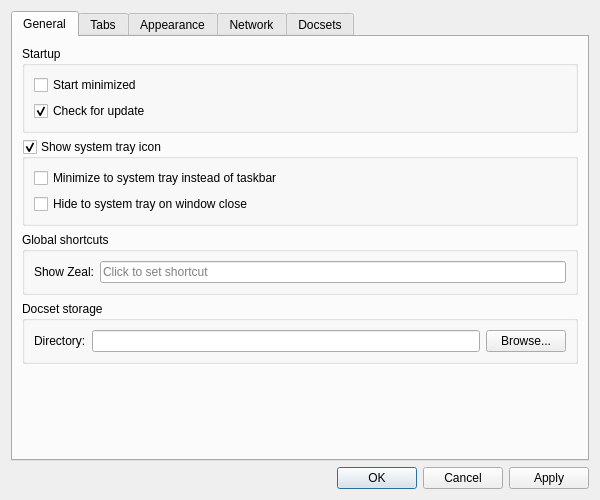
<?xml version="1.0" encoding="UTF-8"?>
<ui version="4.0">
 <class>SettingsDialog</class>
 <widget class="QDialog" name="SettingsDialog">
  <property name="windowModality">
   <enum>Qt::ApplicationModal</enum>
  </property>
  <property name="geometry">
   <rect>
    <x>0</x>
    <y>0</y>
    <width>600</width>
    <height>500</height>
   </rect>
  </property>
  <property name="windowTitle">
   <string>Preferences</string>
  </property>
  <layout class="QVBoxLayout" name="verticalLayout">
   <item>
    <widget class="QTabWidget" name="tabWidget">
     <property name="currentIndex">
      <number>0</number>
     </property>
     <widget class="QWidget" name="generalTab">
      <attribute name="title">
       <string>General</string>
      </attribute>
      <layout class="QVBoxLayout" name="verticalLayout_7">
       <item>
        <widget class="QGroupBox" name="groupBox_3">
         <property name="title">
          <string>Startup</string>
         </property>
         <layout class="QVBoxLayout" name="verticalLayout_9">
          <item>
           <widget class="QCheckBox" name="startMinimizedCheckBox">
            <property name="text">
             <string>Start minimized</string>
            </property>
           </widget>
          </item>
          <item>
           <widget class="QCheckBox" name="checkForUpdateCheckBox">
            <property name="text">
             <string>Check for update</string>
            </property>
            <property name="checked">
             <bool>true</bool>
            </property>
           </widget>
          </item>
         </layout>
        </widget>
       </item>
       <item>
        <widget class="QGroupBox" name="systrayGroupBox">
         <property name="title">
          <string>Show system tray icon</string>
         </property>
         <property name="checkable">
          <bool>true</bool>
         </property>
         <layout class="QVBoxLayout" name="verticalLayout_8">
          <item>
           <widget class="QCheckBox" name="minimizeToSystrayCheckBox">
            <property name="text">
             <string>Minimize to system tray instead of taskbar</string>
            </property>
           </widget>
          </item>
          <item>
           <widget class="QCheckBox" name="hideToSystrayCheckBox">
            <property name="text">
             <string>Hide to system tray on window close</string>
            </property>
           </widget>
          </item>
         </layout>
        </widget>
       </item>
       <item>
        <widget class="QGroupBox" name="globalHotKeyGroupBox">
         <property name="title">
          <string>Global shortcuts</string>
         </property>
         <layout class="QFormLayout" name="formLayout_2">
          <property name="fieldGrowthPolicy">
           <enum>QFormLayout::AllNonFixedFieldsGrow</enum>
          </property>
          <item row="0" column="0">
           <widget class="QLabel" name="label_9">
            <property name="text">
             <string>Show Zeal:</string>
            </property>
           </widget>
          </item>
          <item row="0" column="1">
           <widget class="ShortcutEdit" name="toolButton">
            <property name="placeholderText">
             <string>Click to set shortcut</string>
            </property>
            <property name="clearButtonEnabled">
             <bool>true</bool>
            </property>
           </widget>
          </item>
         </layout>
        </widget>
       </item>
       <item>
        <widget class="QGroupBox" name="groupBox_4">
         <property name="title">
          <string>Docset storage</string>
         </property>
         <layout class="QFormLayout" name="formLayout_3">
          <property name="fieldGrowthPolicy">
           <enum>QFormLayout::AllNonFixedFieldsGrow</enum>
          </property>
          <item row="0" column="0">
           <widget class="QLabel" name="label_5">
            <property name="text">
             <string>Directory:</string>
            </property>
           </widget>
          </item>
          <item row="0" column="1">
           <layout class="QHBoxLayout" name="horizontalLayout_2">
            <item>
             <widget class="QLineEdit" name="storageEdit"/>
            </item>
            <item>
             <widget class="QPushButton" name="storageButton">
              <property name="text">
               <string>Browse...</string>
              </property>
             </widget>
            </item>
           </layout>
          </item>
         </layout>
        </widget>
       </item>
       <item>
        <spacer name="verticalSpacer">
         <property name="orientation">
          <enum>Qt::Vertical</enum>
         </property>
         <property name="sizeHint" stdset="0">
          <size>
           <width>20</width>
           <height>40</height>
          </size>
         </property>
        </spacer>
       </item>
      </layout>
     </widget>
     <widget class="QWidget" name="tabsTab">
      <attribute name="title">
       <string>Tabs</string>
      </attribute>
      <layout class="QVBoxLayout" name="verticalLayout_6">
       <item>
        <widget class="QGroupBox" name="groupBox_6">
         <property name="title">
          <string>Behavior</string>
         </property>
         <layout class="QFormLayout" name="formLayout">
          <item row="0" column="0">
           <widget class="QCheckBox" name="openNewTabAfterActive">
            <property name="text">
             <string>Open new tab after active</string>
            </property>
           </widget>
          </item>
         </layout>
        </widget>
       </item>
      </layout>
     </widget>
     <widget class="QWidget" name="appearanceTab">
      <attribute name="title">
       <string>Appearance</string>
      </attribute>
      <layout class="QGridLayout" name="gridLayout">
       <item row="0" column="0">
        <widget class="QGroupBox" name="groupBox_2">
         <property name="title">
          <string>Browser</string>
         </property>
         <layout class="QFormLayout" name="formLayout_4">
          <item row="0" column="0">
           <widget class="QLabel" name="label_2">
            <property name="text">
             <string>Minimum font size:</string>
            </property>
           </widget>
          </item>
          <item row="0" column="1">
           <widget class="QSpinBox" name="minFontSize"/>
          </item>
         </layout>
        </widget>
       </item>
       <item row="1" column="0">
        <spacer name="verticalSpacer_3">
         <property name="orientation">
          <enum>Qt::Vertical</enum>
         </property>
         <property name="sizeHint" stdset="0">
          <size>
           <width>20</width>
           <height>40</height>
          </size>
         </property>
        </spacer>
       </item>
      </layout>
     </widget>
     <widget class="QWidget" name="networkTab">
      <attribute name="title">
       <string>Network</string>
      </attribute>
      <layout class="QVBoxLayout" name="verticalLayout_2">
       <item>
        <widget class="QGroupBox" name="groupBox">
         <property name="title">
          <string>HTTP Proxy</string>
         </property>
         <layout class="QVBoxLayout" name="verticalLayout_10">
          <item>
           <widget class="QRadioButton" name="noProxySettings">
            <property name="text">
             <string>No proxy</string>
            </property>
            <property name="checked">
             <bool>false</bool>
            </property>
           </widget>
          </item>
          <item>
           <widget class="QRadioButton" name="systemProxySettings">
            <property name="enabled">
             <bool>true</bool>
            </property>
            <property name="text">
             <string>System proxy settings</string>
            </property>
            <property name="checked">
             <bool>true</bool>
            </property>
           </widget>
          </item>
          <item>
           <widget class="QRadioButton" name="manualProxySettings">
            <property name="text">
             <string>Manual proxy configuration</string>
            </property>
           </widget>
          </item>
          <item>
           <layout class="QVBoxLayout" name="httpRootLayout">
            <item>
             <layout class="QHBoxLayout" name="httpProxyLayout">
              <item>
               <widget class="QLabel" name="httpProxyLabel">
                <property name="enabled">
                 <bool>false</bool>
                </property>
                <property name="text">
                 <string>HTTP proxy:</string>
                </property>
               </widget>
              </item>
              <item>
               <widget class="QLineEdit" name="httpProxy">
                <property name="enabled">
                 <bool>false</bool>
                </property>
               </widget>
              </item>
              <item>
               <widget class="QLabel" name="httpProxyPortLabel">
                <property name="enabled">
                 <bool>false</bool>
                </property>
                <property name="text">
                 <string>Port:</string>
                </property>
               </widget>
              </item>
              <item>
               <widget class="QSpinBox" name="httpProxyPort">
                <property name="enabled">
                 <bool>false</bool>
                </property>
                <property name="maximum">
                 <number>65535</number>
                </property>
               </widget>
              </item>
             </layout>
            </item>
            <item>
             <widget class="QCheckBox" name="httpProxyNeedsAuth">
              <property name="enabled">
               <bool>false</bool>
              </property>
              <property name="text">
               <string>HTTP proxy requires authentication</string>
              </property>
             </widget>
            </item>
            <item>
             <widget class="QWidget" name="httpAuthWidget" native="true">
              <property name="enabled">
               <bool>false</bool>
              </property>
              <layout class="QGridLayout" name="gridLayout_2">
               <property name="topMargin">
                <number>0</number>
               </property>
               <property name="rightMargin">
                <number>0</number>
               </property>
               <property name="bottomMargin">
                <number>0</number>
               </property>
               <item row="0" column="0">
                <widget class="QLabel" name="httpProxyUserLabel">
                 <property name="enabled">
                  <bool>false</bool>
                 </property>
                 <property name="text">
                  <string>Username:</string>
                 </property>
                </widget>
               </item>
               <item row="0" column="1">
                <widget class="QLineEdit" name="httpProxyUser">
                 <property name="enabled">
                  <bool>false</bool>
                 </property>
                </widget>
               </item>
               <item row="1" column="0">
                <widget class="QLabel" name="httpProxyPassLabel">
                 <property name="enabled">
                  <bool>false</bool>
                 </property>
                 <property name="text">
                  <string>Password:</string>
                 </property>
                </widget>
               </item>
               <item row="1" column="1">
                <widget class="QLineEdit" name="httpProxyPass">
                 <property name="enabled">
                  <bool>false</bool>
                 </property>
                 <property name="echoMode">
                  <enum>QLineEdit::Password</enum>
                 </property>
                </widget>
               </item>
              </layout>
             </widget>
            </item>
           </layout>
          </item>
         </layout>
        </widget>
       </item>
       <item>
        <spacer name="verticalSpacer_2">
         <property name="orientation">
          <enum>Qt::Vertical</enum>
         </property>
         <property name="sizeHint" stdset="0">
          <size>
           <width>20</width>
           <height>40</height>
          </size>
         </property>
        </spacer>
       </item>
      </layout>
     </widget>
     <widget class="QWidget" name="docsetsTab">
      <attribute name="title">
       <string>Docsets</string>
      </attribute>
      <layout class="QVBoxLayout" name="verticalLayout_5">
       <item>
        <widget class="QLabel" name="label">
         <property name="text">
          <string>Docsets are now available via the &lt;b&gt;Tools&lt;/b&gt; menu.</string>
         </property>
         <property name="alignment">
          <set>Qt::AlignCenter</set>
         </property>
        </widget>
       </item>
      </layout>
     </widget>
    </widget>
   </item>
   <item>
    <widget class="QDialogButtonBox" name="buttonBox">
     <property name="standardButtons">
      <set>QDialogButtonBox::Apply|QDialogButtonBox::Cancel|QDialogButtonBox::Ok</set>
     </property>
    </widget>
   </item>
  </layout>
 </widget>
 <customwidgets>
  <customwidget>
   <class>ShortcutEdit</class>
   <extends>QLineEdit</extends>
   <header>ui/widgets/shortcutedit.h</header>
  </customwidget>
 </customwidgets>
 <resources/>
 <connections>
  <connection>
   <sender>buttonBox</sender>
   <signal>accepted()</signal>
   <receiver>SettingsDialog</receiver>
   <slot>accept()</slot>
   <hints>
    <hint type="sourcelabel">
     <x>248</x>
     <y>254</y>
    </hint>
    <hint type="destinationlabel">
     <x>157</x>
     <y>274</y>
    </hint>
   </hints>
  </connection>
  <connection>
   <sender>buttonBox</sender>
   <signal>rejected()</signal>
   <receiver>SettingsDialog</receiver>
   <slot>reject()</slot>
   <hints>
    <hint type="sourcelabel">
     <x>316</x>
     <y>260</y>
    </hint>
    <hint type="destinationlabel">
     <x>286</x>
     <y>274</y>
    </hint>
   </hints>
  </connection>
  <connection>
   <sender>manualProxySettings</sender>
   <signal>toggled(bool)</signal>
   <receiver>httpProxyLabel</receiver>
   <slot>setEnabled(bool)</slot>
   <hints>
    <hint type="sourcelabel">
     <x>104</x>
     <y>74</y>
    </hint>
    <hint type="destinationlabel">
     <x>121</x>
     <y>97</y>
    </hint>
   </hints>
  </connection>
  <connection>
   <sender>manualProxySettings</sender>
   <signal>toggled(bool)</signal>
   <receiver>httpProxy</receiver>
   <slot>setEnabled(bool)</slot>
   <hints>
    <hint type="sourcelabel">
     <x>232</x>
     <y>77</y>
    </hint>
    <hint type="destinationlabel">
     <x>232</x>
     <y>97</y>
    </hint>
   </hints>
  </connection>
  <connection>
   <sender>manualProxySettings</sender>
   <signal>toggled(bool)</signal>
   <receiver>httpProxyPortLabel</receiver>
   <slot>setEnabled(bool)</slot>
   <hints>
    <hint type="sourcelabel">
     <x>349</x>
     <y>78</y>
    </hint>
    <hint type="destinationlabel">
     <x>347</x>
     <y>96</y>
    </hint>
   </hints>
  </connection>
  <connection>
   <sender>manualProxySettings</sender>
   <signal>toggled(bool)</signal>
   <receiver>httpProxyPort</receiver>
   <slot>setEnabled(bool)</slot>
   <hints>
    <hint type="sourcelabel">
     <x>392</x>
     <y>74</y>
    </hint>
    <hint type="destinationlabel">
     <x>392</x>
     <y>96</y>
    </hint>
   </hints>
  </connection>
  <connection>
   <sender>manualProxySettings</sender>
   <signal>toggled(bool)</signal>
   <receiver>httpProxyNeedsAuth</receiver>
   <slot>setEnabled(bool)</slot>
   <hints>
    <hint type="sourcelabel">
     <x>53</x>
     <y>75</y>
    </hint>
    <hint type="destinationlabel">
     <x>100</x>
     <y>129</y>
    </hint>
   </hints>
  </connection>
  <connection>
   <sender>manualProxySettings</sender>
   <signal>toggled(bool)</signal>
   <receiver>httpAuthWidget</receiver>
   <slot>setEnabled(bool)</slot>
   <hints>
    <hint type="sourcelabel">
     <x>54</x>
     <y>79</y>
    </hint>
    <hint type="destinationlabel">
     <x>53</x>
     <y>179</y>
    </hint>
   </hints>
  </connection>
  <connection>
   <sender>httpProxyNeedsAuth</sender>
   <signal>toggled(bool)</signal>
   <receiver>httpProxyUserLabel</receiver>
   <slot>setEnabled(bool)</slot>
   <hints>
    <hint type="sourcelabel">
     <x>81</x>
     <y>134</y>
    </hint>
    <hint type="destinationlabel">
     <x>70</x>
     <y>154</y>
    </hint>
   </hints>
  </connection>
  <connection>
   <sender>httpProxyNeedsAuth</sender>
   <signal>toggled(bool)</signal>
   <receiver>httpProxyPassLabel</receiver>
   <slot>setEnabled(bool)</slot>
   <hints>
    <hint type="sourcelabel">
     <x>87</x>
     <y>137</y>
    </hint>
    <hint type="destinationlabel">
     <x>84</x>
     <y>186</y>
    </hint>
   </hints>
  </connection>
  <connection>
   <sender>httpProxyNeedsAuth</sender>
   <signal>toggled(bool)</signal>
   <receiver>httpProxyUser</receiver>
   <slot>setEnabled(bool)</slot>
   <hints>
    <hint type="sourcelabel">
     <x>183</x>
     <y>135</y>
    </hint>
    <hint type="destinationlabel">
     <x>182</x>
     <y>154</y>
    </hint>
   </hints>
  </connection>
  <connection>
   <sender>httpProxyNeedsAuth</sender>
   <signal>toggled(bool)</signal>
   <receiver>httpProxyPass</receiver>
   <slot>setEnabled(bool)</slot>
   <hints>
    <hint type="sourcelabel">
     <x>287</x>
     <y>134</y>
    </hint>
    <hint type="destinationlabel">
     <x>285</x>
     <y>182</y>
    </hint>
   </hints>
  </connection>
 </connections>
</ui>
